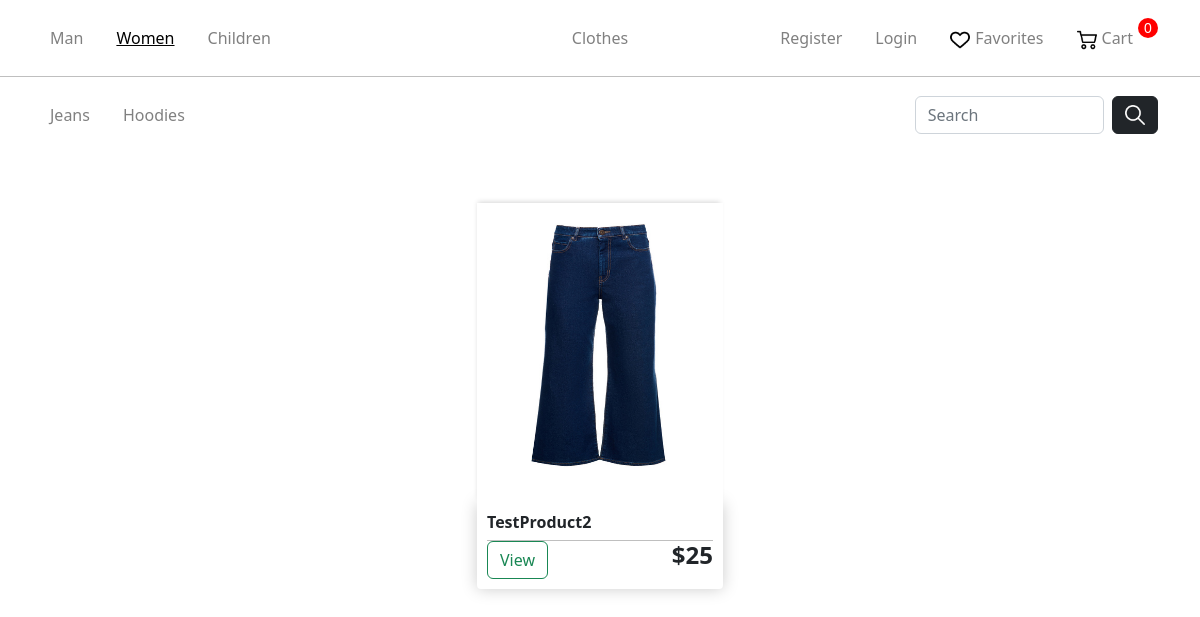
/gender/women/, run on the app's committed database.
### store/models.py (models this page shows, shortened)
class Gender(models.Model):
    name = models.CharField(max_length=100, db_index=True)
    slug = models.SlugField(max_length=255, unique=True, db_index=True)
    categories_id = models.ManyToManyField('Category')
    def get_absolute_url(self):
        return reverse('gender', kwargs={'gender_slug': self.slug})

class Category(models.Model):
    name = models.CharField(max_length=100, db_index=True)
    slug = models.SlugField(max_length=255, unique=True, db_index=True)

class Product(models.Model):
    AVAILABILITY =(
        ('Y', 'В наличии'),
        ('N', 'Нет в наличии'),
    )
    name = models.CharField(max_length=255)
    slug = models.SlugField(max_length=255, unique=True, db_index=True)
    description = models.TextField(blank=True)
    discount = models.BooleanField(default=False)
    price = models.IntegerField()
    price_discount = models.IntegerField(blank=True)
    photo = models.ImageField(upload_to="photos")
    availability = models.CharField(max_length=1,choices = AVAILABILITY,default = '')
    cat = models.ForeignKey('Category', on_delete=models.PROTECT)
    gender = models.ForeignKey('Gender', on_delete=models.PROTECT)
    sizes = models.ManyToManyField('Size')

### store/views.py (the view)
# urls.py: path('gender/<slug:gender_slug>/', views.gender, name = "gender"),
def gender(request, gender_slug):
    search_input = request.GET.get('search_area')
    gender = Gender.objects.get(slug=gender_slug)
    cats = gender.categories_id.all()
    if search_input:
        products = Product.objects.filter(gender=gender, name__icontains=search_input)
    else:
        products = Product.objects.filter(gender=gender)
    context = {
            "cats": cats,
            "products": products,
    }
    context = get_user_context(context,request)
    context["gender_selected"] = gender
    return render(request, 'store/gender.html', context)

### store/templatetags/store_tags.py (called while the page is built)
@register.simple_tag(name='getcatsurl')
def get_categoriesURL(gender, cat):
    return reverse('category', kwargs={'category_slug': cat.slug, 'gender_slug': gender.slug})

### store/utils.py (called while the page is built)
def get_user_context(dict,request):
    context = dict
    genders = Gender.objects.all()
    ordered = 1
    if not request.user.is_authenticated:
        ordered = 0
    else:
        order_qs = Order.objects.filter(user=request.user, ordered=False)
        if order_qs.exists():
            context["order"] = order_qs[0]
        else:
            ordered = 0
    context["genders"] = genders
    context["gender_selected"] = -1
    context["cat_selected"] = -1
    context["ordered"] = ordered
    return context

### store/templates/store/gender.html (shortened to what this page needs)
{% extends 'store/layout.html' %}
{% load static %}
{% load store_tags %}
{% block categories %}
    <nav class="navbar navbar-expand-sm navbar-dark sec-nav">
    <div class="container justify-content-center">
        <ul class="nav navbar-nav w-100 flex-nowrap">
	        {% for cat in cats%}
	            <li class="nav-item active">
		        {% getcatsurl gender=gender_selected cat=cat as URL%}
		        <a class="nav-link lk" href="{{URL}}">{{cat.name}}</a>
                </li>
	        {% endfor %}
        </ul>
        <form class="d-flex" role="search" id="search-form">
        <input class="form-control search-input me-2" type="search" placeholder="Search" aria-label="Search" name ="search_area" value="{{ search_input }}">
        <button type="submit" class="btn btn-dark"><img src="../../static/store/img/loupe.png" alt="Loupe Icon"></button>
        </form>
    </div>
    </nav>
{% endblock %}
{% block content %}
    <link rel="stylesheet" href="{% static 'store/css/CategoriesCartCheckout.css' %}">
	<div style="display: flex; flex-wrap: wrap; width: 90%; margin: 50px auto;" class="row">
		{% for product in products %}
		<div style="width: 274px; height: 300px; flex-basis: 25%; max-width: 274px; margin-bottom: 112px;" class="col-lg-4">
			<img style="height: 300px;" class="thumbnail" src="{{product.photo.url}}">
			<div class="box-element product">
				<h6><strong>{{product.name}}</strong></h6>
				<hr>
				<a class="btn btn-outline-success" href="{% url 'product' product_slug=product.slug %}">View</a>
				<h4 style="display: inline-block; float: right"><strong>${{product.price}}</strong></h4>
			</div>
		</div>
		{%endfor%}
	</div>
{% endblock %}

### store/templates/store/layout.html (shortened to what this page needs)
{% load static %}
<!doctype html>
<html lang="en">
<head>
    <link rel="stylesheet" href="https://cdn.jsdelivr.net/npm/bootstrap@5.2.3/dist/css/bootstrap.min.css">
    <link rel="stylesheet" href="{% static 'store/css/main.css' %}">
</head>
<body>
    <nav class="navbar navbar-expand-sm navbar-dark main-nav">
    <div class="container justify-content-center">
        <ul class="nav navbar-nav w-100 flex-nowrap">
            {% for gender in genders%}
            <li class="nav-item active">
                {%if gender == gender_selected%}
                <p class="nav-link-selected lk" >{{gender.name}}</p>
                {%else%}
                <a class="nav-link lk" href="{{gender.get_absolute_url}}">{{gender.name}}</a>
                {%endif%}
            {% endfor %}
        </ul>
        <ul class="nav navbar-nav justify-content-center">
            <li class="nav-item"><a class="nav-link" href="{% url 'main' %}">Clothes</a></li>
        </ul>
        <ul class="nav navbar-nav w-100 justify-content-end">
            {% if request.user.is_authenticated %}
            <li class="nav-item">
                <a class="nav-link lk" href="{% url 'logout' %}">Logout</a>
            </li>
            {%else%}
            <li class="nav-item">
                <a class="nav-link lk" href="{% url 'register' %}">Register</a>
            </li>
            <li class="nav-item">
                <a class="nav-link lk" href="{% url 'login' %}">Login</a>
            </li>
            {%endif%}
            <li class="nav-item">
                <a class="nav-link lk icon" href="{% url 'liked' %}"><img src="../../static/store/img/heart.png" alt="Heart Icon">Favorites</a>
            </li>
            <li class="nav-item">
                {%if not ordered%}
                    <p class="cart-total">0</p>
                {%else%}
                    <p class="cart-total">{{order.products.count}}</p>
                {%endif%}
                <a class="nav-link lk icon" href="{% url 'cart' %}"><img src="../../static/store/img/shopping-cart.png" alt="Cart Icon">Cart</a>
            </li>
        </ul>
    </div>
    </nav>
    <hr class="nav">
    {% block categories %}{% endblock %}
    {% block content %}
    {% endblock %}
</body>
</html>

### store/static/store/css/main.css (style rules this page uses)
.navbar .icon img { height: 20px; vertical-align: middle; margin-right: 5px; }
.navbar { padding: 18px; }
.navbar-expand-sm .navbar-nav .lk { padding-right: 25px; }
.navbar-nav .nav-link { color: gray; transition: color 0.2s ease-in-out; }
.navbar-nav .nav-link-selected { color:black; transition: color 0.2s ease-in-out; padding :8px 25px 8px 8px; margin-bottom :0px; text-decoration: underline; }
.navbar .cart-total { display: block; text-align: center; color: white; background-color: red; width: 20px; height: 20px; border-radius: 50%; font-size: 14px; font-family: Arial , sans-serif; float: right; }
.btn-dark { padding-top: 2px; }
.navbar .btn-dark img { height: 20px; width: 20px; vertical-align: middle; }
hr { margin: 0; color: black; }

### store/static/store/css/CategoriesCartCheckout.css (style rules this page uses)
.box-element { box-shadow:hsl(0, 0%, 80%) 0 0 16px; background-color: white; border-radius: 4px; padding: 10px; }
.thumbnail { width: 100%; height: 200px; -webkit-box-shadow: -1px -3px 5px -2px rgba(214, 214, 214); -moz-box-shadow: -1px -3px 5px -2px rgba(214, 214, 214); box-shadow: -1px -3px 5px -2px rgba(214, 214, 214); }
.product { border-radius: 0 0 4px 4px; }
.col-lg-4 { width: 23%; }
.row { display: flex; justify-content: center; align-items: center; margin-top: 20px; width: 100%; margin-left: 0; }

### data on the page
Gender: name "Man"
Gender: name "Women"
Gender: name "Children"
Category: name "Jeans"
Category: name "Hoodies"
Product: photo (picture), name "TestProduct2", price "25"
